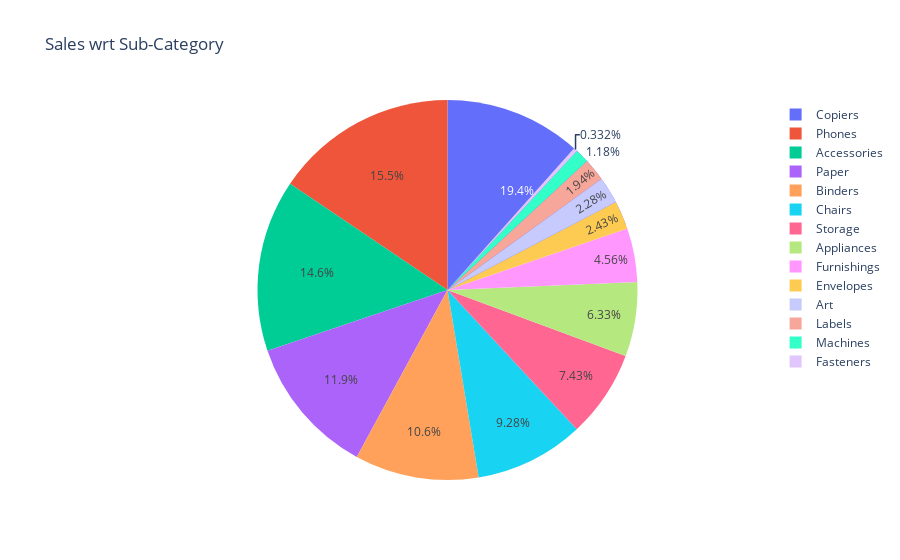

Notebook code cell kept with this figure:
### Markdown cell above
Maximum discount for central region

### Code cell
fig=px.pie(data,values='Profit',names='Sub-Category',title='Sales wrt Sub-Category')
fig.show()

### Figure 1 — Plotly figure (JSON) as saved in the notebook; plotly's stock layout.template omitted (floating-point values rounded to 4 significant figures; data arrays with more than 128 entries replaced by an {"elided": "..."} marker saying what was removed)
{"data": [{"domain": {"x": [0, 1], "y": [0, 1]}, "hovertemplate": "Sub-Category=%{label}<br>Profit=%{value}<extra></extra>", "labels": {"elided": "9994 str values"}, "legendgroup": "", "name": "", "showlegend": true, "type": "pie", "values": {"elided": "9994 float values"}}], "layout": {"legend": {"tracegroupgap": 0}, "title": {"text": "Sales wrt Sub-Category"}}}
